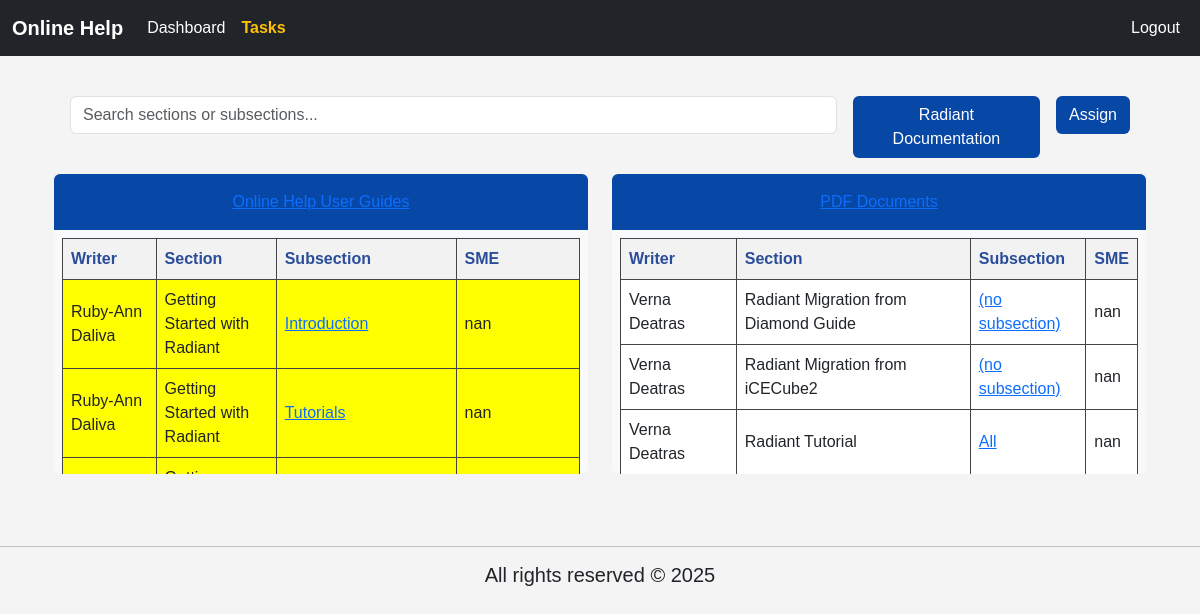
/online_help/tasks_test/ (signed in), run on an earlier commit of the app's database.
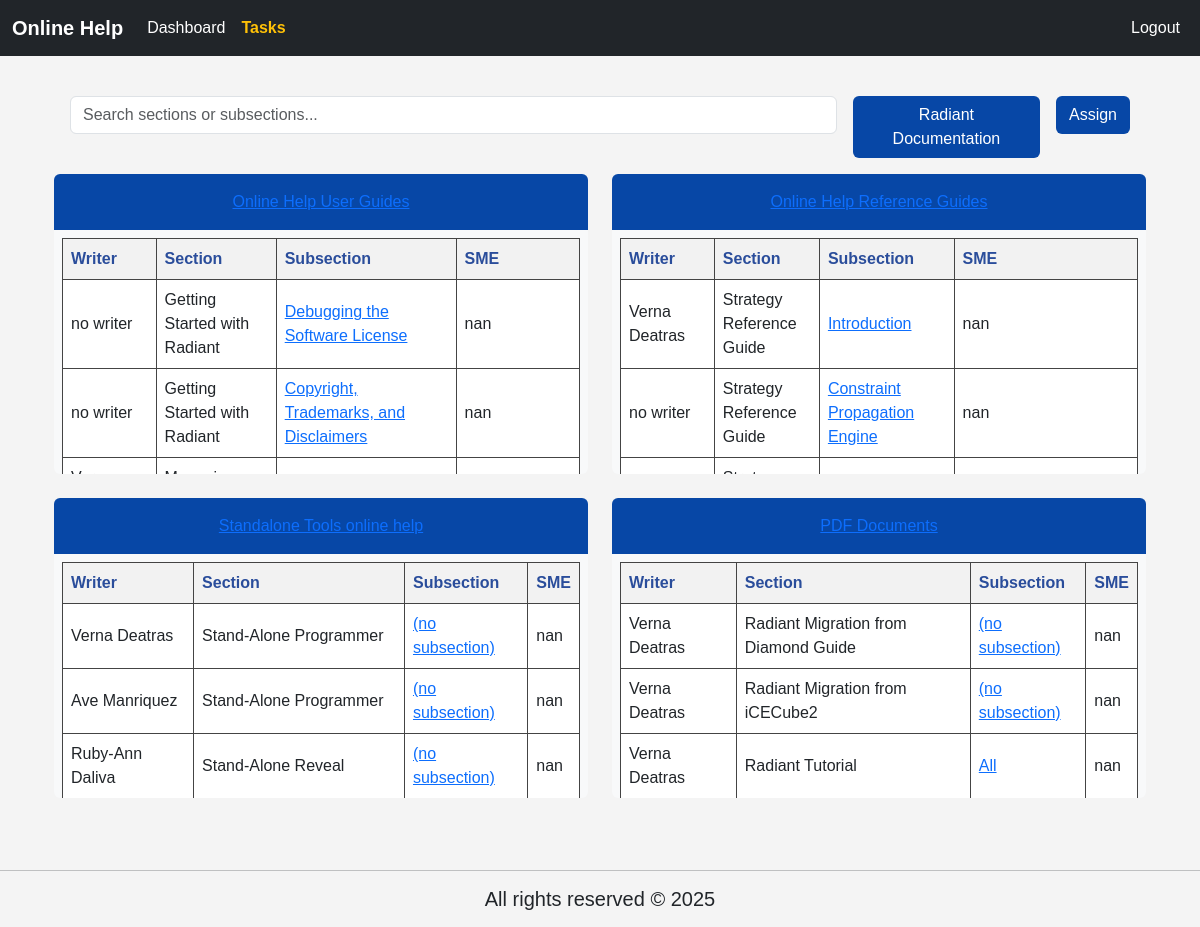
And on a later commit of the database.
### online_help/models.py (models this page shows, shortened)
class Document(models.Model):
    title = models.CharField(max_length=255, unique=True)
    description = models.TextField(blank=True, null=True)
    created_at = models.DateTimeField(auto_now_add=True)
    updated_at = models.DateTimeField(auto_now=True)
    def __str__(self):
        return self.title

class TaskWriter(models.Model):
    task = models.ForeignKey(Task, on_delete=models.CASCADE)
    writer = models.ForeignKey(Writers, on_delete=models.CASCADE)
    class Meta:
        unique_together = ('task', 'writer')

class Writers(models.Model):
    writer_name = models.CharField(max_length=255)

class Task(models.Model):
    document = models.ForeignKey(Document, on_delete=models.CASCADE, related_name='tasks')
    section = models.CharField(max_length=255)
    sub_section = models.CharField(max_length=255)
    comments = models.TextField()
    SME = models.CharField(max_length=255, blank=True, null=True)
    color = models.CharField(max_length=50)
    completion = models.CharField(max_length=100, default='0%')
    created_at = models.DateTimeField(auto_now_add=True)
    modified_at = models.DateTimeField(auto_now=True)

### online_help/views.py (the view)
# urls.py: path('tasks_test/', views.tasks_test, name='tasks_test'),
@login_required
def tasks_test(request):
    tasks = Task.objects.all()
    task_writers = TaskWriter.objects.select_related('task', 'writer').order_by('-task__modified_at')
    writers_by_task_id = defaultdict(list)
    for tw in task_writers:
        writers_by_task_id[tw.task_id].append(tw)
    grouped_by_document = defaultdict(list)
    for task in tasks:
        grouped_by_document[task.document].extend(writers_by_task_id.get(task.id, []))
    ctx = {
        'grouped_documents': dict(grouped_by_document),
    }
    return render(request, 'online_help/tasks_test.html', ctx)

### online_help/templates/online_help/tasks_test.html (shortened to what this page needs)
{% extends "online_help/base.html" %}
{% block content %}
{% load static %}
<link rel="stylesheet" href="{% static 'css/tasks.css' %}">
<div class="container mt-4">
    <div class="p-3 d-flex justify-content-between align-items-start gap-3" style="position: sticky; top: 30px; z-index: 1000;">
        <input type="text" id="searchInput" class="form-control w-75" placeholder="Search sections or subsections..." onkeyup="filterContent()">
        <a href="{% url 'online_help:tasks_edit_test' %}" class="btn text-white" style="background-color: #0747a6;">Radiant Documentation</a>
        <a href="{% url 'online_help:assign_task_test' %}" class="btn text-white" style="background-color: #0747a6;">Assign</a>
    </div>
    <div class="row">
        {% for document, tasks in grouped_documents.items %}
        <div class="col-md-6 mb-4">
            <div class="bg-light rounded scroll-box">
                <div class="p-3 text-white text-center" style="background-color: #0747a6;">
                    <p class="m-0">
                        {% if tasks %}
                            <a href="{% url 'online_help:per_documentation_test' tasks.0.task.pk %}" class="hover-link">{{ document }}</a>
                        {% else %}
                            <span>{{ document }}</span>
                        {% endif %}
                    </p>
                </div>
                <div class="p-2">
                    <table style="width: 100%; border-collapse: collapse; margin-bottom: 20px; border: 1px solid #444;">
                        <thead style="color: #2a4d9b; background-color: #f2f2f2;">
                            <tr>
                                <th style="border: 1px solid #444; padding: 8px;">Writer</th>
                                <th style="border: 1px solid #444; padding: 8px;">Section</th>
                                <th style="border: 1px solid #444; padding: 8px;">Subsection</th>
                                <th style="border: 1px solid #444; padding: 8px;">SME</th>
                            </tr>
                        </thead>
                        <tbody>
                            {% for tw in tasks %}
                            <tr>
                                <td style="border: 1px solid #444; padding: 8px; background-color: {{ tw.task.color }};">{{ tw.writer.writer_name }}</td>
                                <td style="border: 1px solid #444; padding: 8px; background-color: {{ tw.task.color }};">
                                    {{ tw.task.section }}
                                </td>
                                <td style="border: 1px solid #444; padding: 8px; background-color: {{ tw.task.color }};">
                                    <a href="{% url 'online_help:per_subsection_task_test2' tw.task.pk %}" class="hover-link">{{ tw.task.sub_section }}</a>
                                </td>
                                <td style="border: 1px solid #444; padding: 8px; background-color: {{ tw.task.color }};">{{ tw.task.SME }}</td>
                            </tr>
                            {% empty %}
                            <tr>
                                <td colspan="4" class="text-center text-muted" style="padding: 8px;">No tasks assigned yet.</td>
                            </tr>
                            {% endfor %}
                        </tbody>
                    </table>
                </div>
            </div>
        </div>
        {% endfor %}
    </div>
</div>
{% endblock %}

### online_help/templates/online_help/base.html (shortened to what this page needs)
{% load static %}
<!DOCTYPE html>
<html lang="en">
<head>
    <link href="https://cdn.jsdelivr.net/npm/bootstrap@5.3.3/dist/css/bootstrap.min.css" rel="stylesheet">
    <link rel="stylesheet" href="{% static 'css/base.css' %}">
    <link rel="stylesheet" href="{% static 'css/nav.css' %}">
</head>
<body>
    {% include 'online_help/navbar.html' %}
    <div class="container mt-4">
        {% block content %}{% endblock content %}
    </div>
    <footer class="text-center mt-5 mb-3">
        <hr>
        <h5>All rights reserved &copy; {% now "Y" %}</h5>
    </footer>
</body>
</html>

### online_help/templates/online_help/navbar.html (shortened to what this page needs)
{% load static %}
<nav class="navbar navbar-expand-lg navbar-dark bg-dark">
    <div class="container-fluid">
        <a class="navbar-brand" href="{% url 'online_help:home_test' %}">Online Help</a>
        <div class="collapse navbar-collapse" id="navbarNav">
            <ul class="navbar-nav me-auto">
                <li class="nav-item">
                    <a class="nav-link {% if request.resolver_match.url_name == 'home_test' %}active{% endif %}" href="{% url 'online_help:home_test' %}">Dashboard</a>
                </li>
                <li class="nav-item">
                    <a class="nav-link {% if request.resolver_match.url_name == 'tasks_test' %}active{% endif %}" href="{% url 'online_help:tasks_test' %}">Tasks</a>
                </li>
            </ul>
            <ul class="navbar-nav ml-auto">
                {% if request.user.is_authenticated %}
                    <li class="nav-item">
                        <a class="nav-link" href="{% url 'online_help:logout' %}">Logout</a>
                    </li>
                {% else %}
                    <li class="nav-item">
                        <a class="nav-link {% if request.resolver_match.url_name == 'login' %}active{% endif %}" href="{% url 'online_help:login' %}">Login</a>
                    </li>
                {% endif %}
            </ul>
        </div>
    </div>
</nav>

### online_help/static/css/base.css (style rules this page uses)
body { background-color: #f4f4f4 !important; font-family: Arial, sans-serif; }

### online_help/static/css/nav.css (style rules this page uses)
.navbar-brand { font-weight: bold; }
.nav-link { color: #fff !important; transition: color 0.3s ease; }
.nav-link.active { font-weight: bold; color: #ffc107 !important; }

### online_help/static/css/tasks.css (style rules this page uses)
body { background-color: #f4f4f4; font-family: Arial, sans-serif; }
.scroll-box { max-height: 300px; overflow-y: auto; }

What changed in the data, as far as the page shows it:
removed TaskWriter: writer.writer_name "Ruby-Ann Daliva", task.section "Getting Started with Radiant", task.sub_section "Introduction", task.SME "nan", shown under Document "Online Help User Guides"
removed TaskWriter: writer.writer_name "Ruby-Ann Daliva", task.section "Getting Started with Radiant", task.sub_section "Tutorials", task.SME "nan", shown under Document "Online Help User Guides"
added TaskWriter: writer.writer_name "no writer", task.section "Getting Started with Radiant", task.sub_section "Debugging the Software License", task.SME "nan", shown under Document "Online Help User Guides"
added TaskWriter: writer.writer_name "no writer", task.section "Getting Started with Radiant", task.sub_section "Copyright, Trademarks, and Disclaimers", task.SME "nan", shown under Document "Online Help User Guides"
now on this page (row unchanged): Document: title "Online Help Reference Guides"
added TaskWriter: writer.writer_name "Verna Deatras", task.section "Strategy Reference Guide", task.sub_section "Introduction", task.SME "nan", shown under "Online Help Reference Guides"
added TaskWriter: writer.writer_name "no writer", task.section "Strategy Reference Guide", task.sub_section "Constraint Propagation Engine", task.SME "nan", shown under "Online Help Reference Guides"
now on this page (row unchanged): Document: title "Standalone Tools online help"
added TaskWriter: writer.writer_name "Verna Deatras", task.section "Stand-Alone Programmer", task.sub_section "(no subsection)", task.SME "nan", shown under "Standalone Tools online help"
added TaskWriter: writer.writer_name "Ave Manriquez", task.section "Stand-Alone Programmer", task.sub_section "(no subsection)", task.SME "nan", shown under "Standalone Tools online help"
added TaskWriter: writer.writer_name "Ruby-Ann Daliva", task.section "Stand-Alone Reveal", task.sub_section "(no subsection)", task.SME "nan", shown under "Standalone Tools online help"
